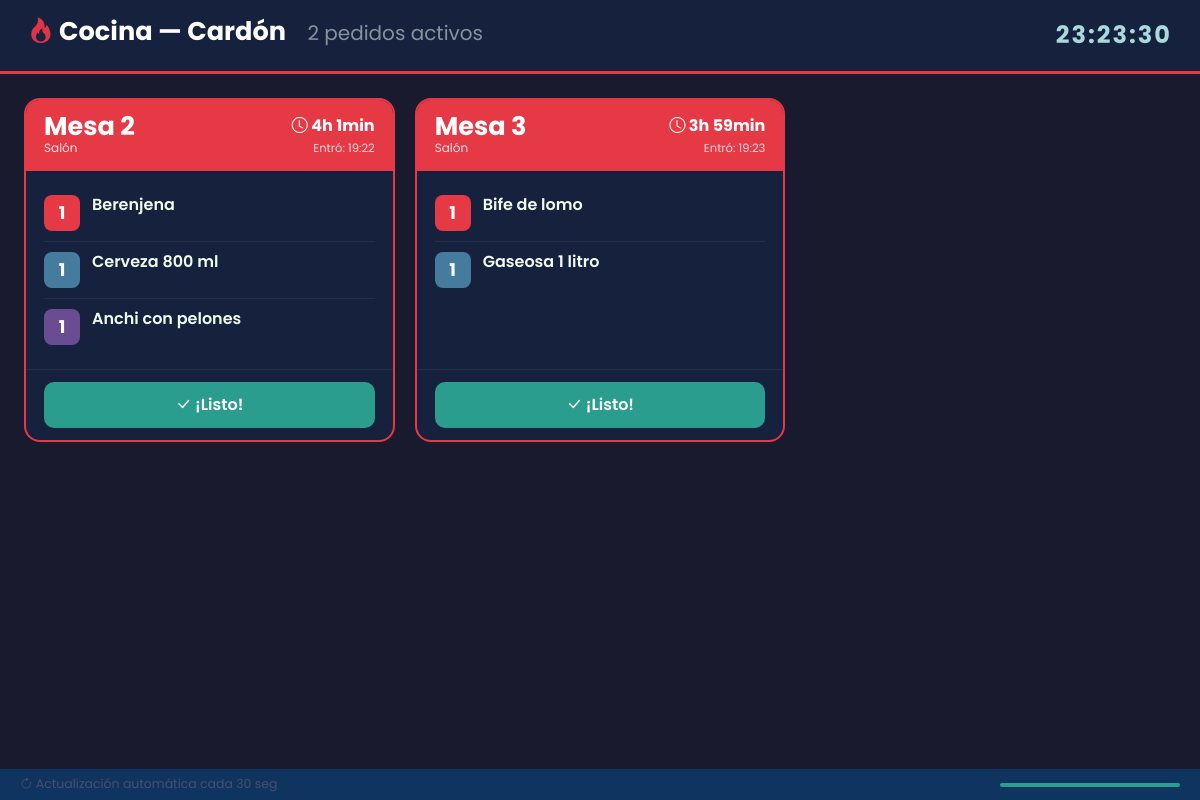
/cocina.php, run on the app's committed database.
### tables this page shows
CREATE TABLE `pedido` (
  `id_pedido` int NOT NULL AUTO_INCREMENT,
  `descr_pedido` varchar(100) NOT NULL,
  `estado_pedido` varchar(45) NOT NULL DEFAULT 'En Proceso',
  `id_mozo` int DEFAULT NULL,
  `id_mesa` int NOT NULL,
  `id_cajero` int NOT NULL,
  `total_pedido` int NOT NULL,
  `fecha_pedido` datetime DEFAULT NULL,
  PRIMARY KEY (`id_pedido`),
  UNIQUE KEY `id_pedido_UNIQUE` (`id_pedido`),
  KEY `fk_pedido_mozo` (`id_mozo`),
  KEY `fk_pedido_mesa` (`id_mesa`),
  KEY `fk_pedido_cajero` (`id_cajero`),
  CONSTRAINT `fk_pedido_cajero` FOREIGN KEY (`id_cajero`) REFERENCES `cajero` (`id_cajero`),
  CONSTRAINT `fk_pedido_mesa` FOREIGN KEY (`id_mesa`) REFERENCES `mesa` (`id_mesa`),
  CONSTRAINT `fk_pedido_mozo` FOREIGN KEY (`id_mozo`) REFERENCES `mozo` (`id_mozo`)
);

CREATE TABLE `detalle_plato` (
  `id_detalle_plato` int NOT NULL AUTO_INCREMENT,
  `id_pedido` int NOT NULL,
  `id_plato` int NOT NULL,
  `cantidad` int NOT NULL,
  `precio_unitario` int NOT NULL,
  `subtotal` int NOT NULL,
  `observacion` varchar(200) DEFAULT NULL,
  PRIMARY KEY (`id_detalle_plato`),
  KEY `fk_detalle_plato_pedido` (`id_pedido`),
  KEY `fk_detalle_plato_plato` (`id_plato`),
  CONSTRAINT `fk_detalle_plato_pedido` FOREIGN KEY (`id_pedido`) REFERENCES `pedido` (`id_pedido`) ON DELETE CASCADE,
  CONSTRAINT `fk_detalle_plato_plato` FOREIGN KEY (`id_plato`) REFERENCES `plato` (`id_plato`)
);

CREATE TABLE `plato` (
  `id_plato` int NOT NULL AUTO_INCREMENT,
  `nom_plato` varchar(45) NOT NULL,
  `descr_plato` varchar(100) NOT NULL,
  `precio_plato` int NOT NULL,
  PRIMARY KEY (`id_plato`),
  UNIQUE KEY `id_plato_UNIQUE` (`id_plato`)
);

CREATE TABLE `detalle_bebida` (
  `id_detalle_bebida` int NOT NULL AUTO_INCREMENT,
  `id_pedido` int NOT NULL,
  `id_bebida` int NOT NULL,
  `cantidad` int NOT NULL,
  `precio_unitario` int NOT NULL,
  `subtotal` int NOT NULL,
  `observacion` varchar(200) DEFAULT NULL,
  PRIMARY KEY (`id_detalle_bebida`),
  KEY `fk_detalle_bebida_pedido` (`id_pedido`),
  KEY `fk_detalle_bebida_bebida` (`id_bebida`),
  CONSTRAINT `fk_detalle_bebida_bebida` FOREIGN KEY (`id_bebida`) REFERENCES `bebida` (`id_bebida`),
  CONSTRAINT `fk_detalle_bebida_pedido` FOREIGN KEY (`id_pedido`) REFERENCES `pedido` (`id_pedido`) ON DELETE CASCADE
);

CREATE TABLE `bebida` (
  `id_bebida` int NOT NULL AUTO_INCREMENT,
  `nom_bebida` varchar(45) NOT NULL,
  `desc_bebida` varchar(100) NOT NULL,
  `precio_bebida` decimal(10,2) NOT NULL,
  PRIMARY KEY (`id_bebida`),
  UNIQUE KEY `id_bebida_UNIQUE` (`id_bebida`)
);

CREATE TABLE `detalle_postre` (
  `id_detalle_postre` int NOT NULL AUTO_INCREMENT,
  `id_pedido` int NOT NULL,
  `id_postre` int NOT NULL,
  `cantidad` int NOT NULL,
  `precio_unitario` int NOT NULL,
  `subtotal` int NOT NULL,
  `observacion` varchar(200) DEFAULT NULL,
  PRIMARY KEY (`id_detalle_postre`),
  KEY `fk_detalle_postre_pedido` (`id_pedido`),
  KEY `fk_detalle_postre_postre` (`id_postre`),
  CONSTRAINT `fk_detalle_postre_pedido` FOREIGN KEY (`id_pedido`) REFERENCES `pedido` (`id_pedido`) ON DELETE CASCADE,
  CONSTRAINT `fk_detalle_postre_postre` FOREIGN KEY (`id_postre`) REFERENCES `postre` (`id_postre`)
);

CREATE TABLE `postre` (
  `id_postre` int NOT NULL AUTO_INCREMENT,
  `nom_postre` varchar(45) NOT NULL,
  `desc_postre` varchar(100) NOT NULL,
  `precio_postre` decimal(10,2) NOT NULL,
  PRIMARY KEY (`id_postre`),
  UNIQUE KEY `id_postre_UNIQUE` (`id_postre`)
);

### cocina.php (the view, shortened to what this page needs)
<?php
include('conexion.php');
$pedidos = $conexion->query("
    SELECT
        p.id_pedido,
        p.id_mesa,
        p.descr_pedido,
        p.fecha_pedido,
        TIMESTAMPDIFF(MINUTE, p.fecha_pedido, NOW()) AS minutos_espera
    FROM pedido p
    WHERE p.estado_pedido = 'En Proceso'
    ORDER BY p.fecha_pedido ASC
")->fetch_all(MYSQLI_ASSOC);
function getItems(mysqli $db, int $id_pedido): array {
    $items = [];
    $stmt = $db->prepare("
        SELECT pl.nom_plato AS nombre, dp.cantidad, dp.observacion, 'plato' AS tipo
        FROM detalle_plato dp
        INNER JOIN plato pl ON dp.id_plato = pl.id_plato
        WHERE dp.id_pedido = ?
        ORDER BY dp.id_detalle_plato ASC
    ");
    $stmt->bind_param("i", $id_pedido);
    $stmt->execute();
    $items = array_merge($items, $stmt->get_result()->fetch_all(MYSQLI_ASSOC));
    $stmt = $db->prepare("
        SELECT b.nom_bebida AS nombre, db2.cantidad, db2.observacion, 'bebida' AS tipo
        FROM detalle_bebida db2
        INNER JOIN bebida b ON db2.id_bebida = b.id_bebida
        WHERE db2.id_pedido = ?
        ORDER BY db2.id_detalle_bebida ASC
    ");
    $stmt->bind_param("i", $id_pedido);
    $stmt->execute();
    $items = array_merge($items, $stmt->get_result()->fetch_all(MYSQLI_ASSOC));
    $stmt = $db->prepare("
        SELECT po.nom_postre AS nombre, dpo.cantidad, dpo.observacion, 'postre' AS tipo
        FROM detalle_postre dpo
        INNER JOIN postre po ON dpo.id_postre = po.id_postre
        WHERE dpo.id_pedido = ?
        ORDER BY dpo.id_detalle_postre ASC
    ");
    $stmt->bind_param("i", $id_pedido);
    $stmt->execute();
    $items = array_merge($items, $stmt->get_result()->fetch_all(MYSQLI_ASSOC));
    return $items;
}
foreach ($pedidos as &$pedido) {
    $pedido['items'] = getItems($conexion, $pedido['id_pedido']);
}
?>
<!DOCTYPE html>
<html lang="es">
<head>
    <link href="https://cdn.jsdelivr.net/npm/bootstrap@5.3.3/dist/css/bootstrap.min.css" rel="stylesheet">
    <link href="https://cdn.jsdelivr.net/npm/bootstrap-icons@1.11.1/font/bootstrap-icons.css" rel="stylesheet">
</head>
<body>
<div class="cocina-header">
    <h1>
        <i class="bi bi-fire text-danger"></i>
        Cocina — Cardón
        <span class="fs-5 fw-normal text-white-50 ms-3">
            <?= count($pedidos) ?> pedido<?= count($pedidos) !== 1 ? 's' : '' ?> activo<?= count($pedidos) !== 1 ? 's' : '' ?>
        </span>
    </h1>
    <span class="reloj" id="reloj">--:--:--</span>
</div>
<?php if (empty($pedidos)): ?>
    <div class="sin-pedidos">
        <i class="bi bi-check-circle-fill text-success"></i>
        <p>Todo al día — sin pedidos pendientes</p>
    </div>
<?php else: ?>
    <div class="pedidos-grid">
        <?php foreach ($pedidos as $pedido):
            $min    = intval($pedido['minutos_espera']);
            $estado = $min >= 20 ? 'urgente' : ($min >= 10 ? 'advertencia' : 'normal');
            $zona   = $pedido['id_mesa'] <= 8 ? 'Salón' : 'Patio';
            $tiempo = $min >= 60
                        ? floor($min / 60) . 'h ' . ($min % 60) . 'min'
                        : $min . ' min';
        ?>
        <div class="pedido-card <?= $estado ?>">
            <div class="pedido-header <?= $estado ?>">
                <div>
                    <div class="mesa-numero">Mesa <?= $pedido['id_mesa'] ?></div>
                    <div class="mesa-zona"><?= $zona ?></div>
                </div>
                <div class="text-end">
                    <div class="tiempo-badge">
                        <i class="bi bi-clock"></i> <?= $tiempo ?>
                    </div>
                    <div class="hora-entrada">
                        Entró: <?= date('H:i', strtotime($pedido['fecha_pedido'])) ?>
                    </div>
                </div>
            </div>
            <div class="items-lista">
                <?php if (empty($pedido['items'])): ?>
                    <p class="text-muted small">Sin ítems</p>
                <?php else: ?>
                    <?php foreach ($pedido['items'] as $item): ?>
                    <div class="item-fila">
                        <div class="item-cantidad <?= $item['tipo'] ?>">
                            <?= $item['cantidad'] ?>
                        </div>
                        <div>
                            <div class="item-nombre">
                                <?= htmlspecialchars($item['nombre']) ?>
                            </div>
                        </div>
                    </div>
                    <?php endforeach; ?>
                <?php endif; ?>
            </div>
            <div class="pedido-footer">
                <form method="POST" action="marcar_listo.php">
                    <button type="submit" class="btn-listo">
                        <i class="bi bi-check-lg"></i> ¡Listo!
                    </button>
                </form>
            </div>
        </div>
        <?php endforeach; ?>
    </div>
<?php endif; ?>
<div class="refresh-bar">
    <span><i class="bi bi-arrow-clockwise"></i> Actualización automática cada 30 seg</span>
    <div class="progress-wrap">
        <div class="progress-bar-anim"></div>
    </div>
</div>
</body>
</html>

### cocina.php (style rules this page uses)
* { box-sizing: border-box; margin: 0; padding: 0; }
body { background: #1a1a2e; font-family: 'Poppins', sans-serif; color: white; min-height: 100vh; padding-bottom: 50px; }
.cocina-header { background: #16213e; padding: 16px 28px; display: flex; justify-content: space-between; align-items: center; border-bottom: 3px solid #e63946; position: sticky; top: 0; z-index: 100; }
.cocina-header h1 { font-size: 1.6rem; font-weight: 700; }
.reloj { font-size: 1.5rem; font-weight: 700; color: #a8dadc; font-variant-numeric: tabular-nums; letter-spacing: 2px; }
.pedidos-grid { display: grid; grid-template-columns: repeat(auto-fill, minmax(300px, 1fr)); gap: 20px; padding: 24px; }
.pedido-card { background: #16213e; border-radius: 16px; border: 2px solid #0f3460; overflow: hidden; display: flex; flex-direction: column; animation: entrada 0.4s ease; }
.pedido-card.urgente { border-color: #e63946; }
.pedido-header { padding: 14px 18px; display: flex; justify-content: space-between; align-items: center; }
.pedido-header.urgente { background: #e63946; }
.mesa-numero { font-size: 1.6rem; font-weight: 700; line-height: 1; }
.mesa-zona { font-size: 0.75rem; opacity: 0.85; }
.tiempo-badge { font-size: 1rem; font-weight: 700; }
.hora-entrada { font-size: 0.72rem; opacity: 0.8; margin-top: 2px; }
.items-lista { padding: 14px 18px; flex-grow: 1; }
.item-fila { display: flex; align-items: flex-start; gap: 12px; padding: 10px 0; border-bottom: 1px solid rgba(255,255,255,0.06); }
.item-fila:last-child { border-bottom: none; }
.item-cantidad { min-width: 36px; height: 36px; border-radius: 8px; display: flex; align-items: center; justify-content: center; font-weight: 700; font-size: 1.1rem; flex-shrink: 0; }
.item-cantidad.plato { background: #e63946; }
.item-cantidad.bebida { background: #457b9d; }
.item-cantidad.postre { background: #6a4c93; }
.item-nombre { font-size: 1rem; font-weight: 600; color: #f1faee; line-height: 1.3; }
.pedido-footer { padding: 12px 18px; border-top: 1px solid rgba(255,255,255,0.06); }
.btn-listo { width: 100%; padding: 11px; border: none; border-radius: 10px; background: #2a9d8f; color: white; font-size: 1rem; font-weight: 600; cursor: pointer; transition: background 0.2s, transform 0.1s; }
.refresh-bar { position: fixed; bottom: 0; left: 0; width: 100%; background: #0f3460; padding: 6px 20px; display: flex; justify-content: space-between; align-items: center; font-size: 0.78rem; color: #4a4e69; }
.progress-wrap { width: 180px; height: 4px; background: #16213e; border-radius: 2px; overflow: hidden; }
.progress-bar-anim { height: 100%; background: #2a9d8f; animation: progreso 30s linear forwards; }

### data on the page
pedido: id_mesa "2", id_mesa "Salón", tiempo "4h 1min", fecha_pedido "19:22"
detalle_plato: cantidad "1", id_plato.nom_plato "Berenjena"
detalle_bebida: cantidad "1", id_bebida.nom_bebida "Cerveza 800 ml"
detalle_postre: cantidad "1", id_postre.nom_postre "Anchi con pelones"
pedido: id_mesa "3", id_mesa "Salón", tiempo "3h 59min", fecha_pedido "19:23"
detalle_plato: cantidad "1", id_plato.nom_plato "Bife de lomo"
detalle_bebida: cantidad "1", id_bebida.nom_bebida "Gaseosa 1 litro"

### other printed values
count($pedidos) "2"
